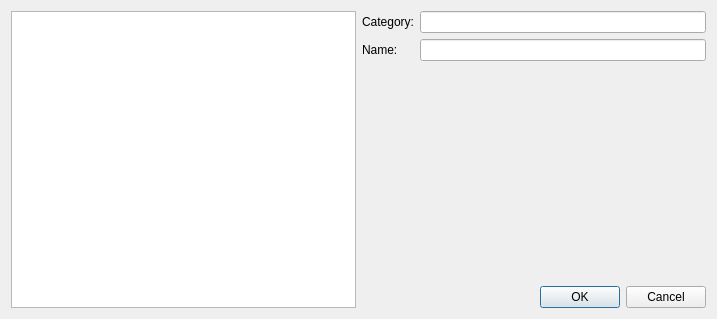
<?xml version="1.0" encoding="UTF-8"?>
<ui version="4.0">
 <class>AddBookmarkDialog</class>
 <widget class="QDialog" name="AddBookmarkDialog">
  <property name="geometry">
   <rect>
    <x>0</x>
    <y>0</y>
    <width>717</width>
    <height>319</height>
   </rect>
  </property>
  <property name="windowTitle">
   <string>Dialog</string>
  </property>
  <layout class="QGridLayout" name="gridLayout_2">
   <item row="0" column="0" rowspan="3">
    <widget class="QListView" name="listView"/>
   </item>
   <item row="0" column="1">
    <layout class="QGridLayout" name="gridLayout">
     <item row="0" column="0">
      <widget class="QLabel" name="label">
       <property name="text">
        <string>Category:</string>
       </property>
      </widget>
     </item>
     <item row="0" column="1">
      <widget class="QLineEdit" name="leCategory"/>
     </item>
     <item row="1" column="1">
      <widget class="QLineEdit" name="leName"/>
     </item>
     <item row="1" column="0">
      <widget class="QLabel" name="label_2">
       <property name="text">
        <string>Name:</string>
       </property>
      </widget>
     </item>
    </layout>
   </item>
   <item row="1" column="1">
    <spacer name="verticalSpacer">
     <property name="orientation">
      <enum>Qt::Vertical</enum>
     </property>
     <property name="sizeHint" stdset="0">
      <size>
       <width>20</width>
       <height>117</height>
      </size>
     </property>
    </spacer>
   </item>
   <item row="2" column="1">
    <widget class="QDialogButtonBox" name="buttonBox">
     <property name="orientation">
      <enum>Qt::Horizontal</enum>
     </property>
     <property name="standardButtons">
      <set>QDialogButtonBox::Cancel|QDialogButtonBox::Ok</set>
     </property>
    </widget>
   </item>
  </layout>
 </widget>
 <resources/>
 <connections>
  <connection>
   <sender>buttonBox</sender>
   <signal>accepted()</signal>
   <receiver>AddBookmarkDialog</receiver>
   <slot>accept()</slot>
   <hints>
    <hint type="sourcelabel">
     <x>248</x>
     <y>254</y>
    </hint>
    <hint type="destinationlabel">
     <x>157</x>
     <y>274</y>
    </hint>
   </hints>
  </connection>
  <connection>
   <sender>buttonBox</sender>
   <signal>rejected()</signal>
   <receiver>AddBookmarkDialog</receiver>
   <slot>reject()</slot>
   <hints>
    <hint type="sourcelabel">
     <x>316</x>
     <y>260</y>
    </hint>
    <hint type="destinationlabel">
     <x>286</x>
     <y>274</y>
    </hint>
   </hints>
  </connection>
 </connections>
</ui>
